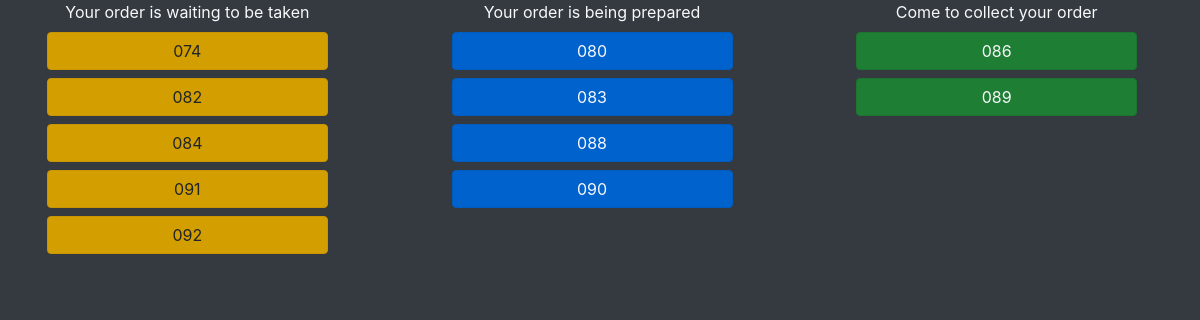
The page /ordersys/orders/customers/ on the database its author committed.
### ordersys/models.py (models this page shows, shortened)
class Order(models.Model):
    ordered_items = models.ManyToManyField(Product, through='ProductAmount')
    date_ordered = models.DateTimeField("Ordered", auto_now=True)
    status = models.CharField(max_length=12, default="Pending")
    def __str__(self):
        return str(self.id)[1:]

### ordersys/views.py (the view)
# urls.py: path('orders/customers/', views.CustomersOrdersView.as_view(), name='customers'),
class CustomersOrdersView(generic.ListView):
    login_url = '/ordersys/login/'
    model=Order
    template_name = 'ordersys/customers.html'
    context_object_name = 'orders_list'
    orderint = ['id']
    def get_queryset(self):
        return Order.objects.exclude(status='Done').all()

### ordersys/templates/ordersys/customers.html (shortened to what this page needs)
<html>
    <head>
        <link rel="stylesheet" href="https://stackpath.bootstrapcdn.com/bootstrap/4.5.2/css/bootstrap.min.css">
    </head>
    <body class="bg-dark pr-3 d-flex justify-content-center">
        <div class="wrapper w-100">
            {% if orders_list %}
                <div class="row">
                    <div class="col">
                        <div class="wrapper d-flex justify-content-center text-light">Your order is waiting to be taken</div>
                        {% for order in orders_list %}
                            {% if order.status == "Pending" %}
                                <div class="d-flex justify-content-center">
                                    <button type="submit" class="btn active btn-warning mt-2 d-flex w-75 justify-content-center">{{order}}</button>
                                </div>
                            {% endif %}
                        {% endfor %}
                    </div>
                    <div class="col">
                        <div class="wrapper d-flex justify-content-center text-light">Your order is being prepared</div>
                        {% for order in orders_list %}
                            {% if order.status == "Prepare" %}
                                <div class="d-flex justify-content-center">
                                    <button type="submit" class="btn active btn-primary mt-2 d-flex w-75 justify-content-center text-light">{{order}}</button>
                                </div>
                            {% endif %}
                        {% endfor %}
                    </div>
                    <div class="col">
                        <div class="wrapper d-flex justify-content-center text-light">Come to collect your order</div>
                        {% for order in orders_list %}
                            {% if order.status == "Collect" %}
                                <div class="d-flex justify-content-center">
                                    <button type="submit" class="btn active btn-success mt-2 d-flex w-75 justify-content-center text-light">{{order}}</button>
                                </div>
                            {% endif %}
                        {% endfor %}
                    </div>
                </div>
            {% endif %}
        </div>
    </body>
</html>

### rows shown on the page
Order: id "074"
Order: id "082"
Order: id "084"
Order: id "091"
Order: id "092"
Order: id "080"
Order: id "083"
Order: id "088"
Order: id "090"
Order: id "086"
Order: id "089"
